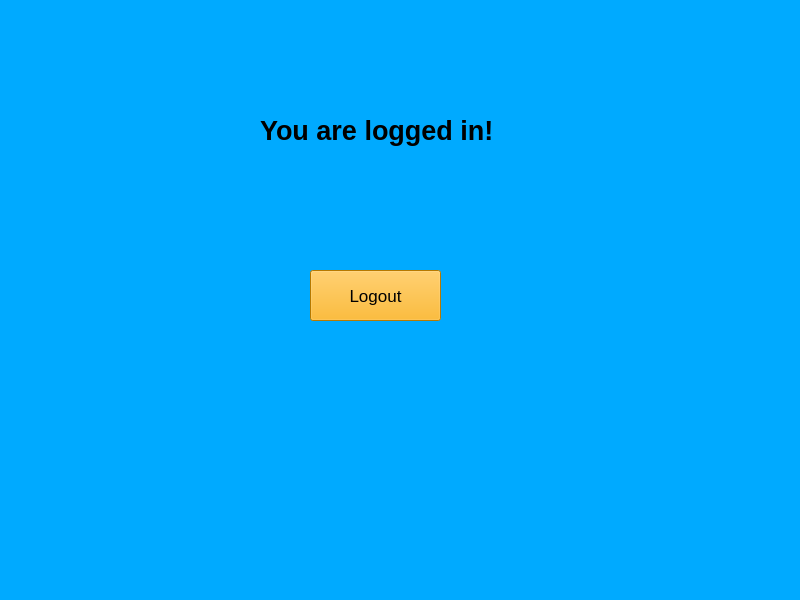
<?xml version="1.0" encoding="UTF-8"?>
<ui version="4.0">
 <class>MainWindow</class>
 <widget class="QMainWindow" name="MainWindow">
  <property name="geometry">
   <rect>
    <x>0</x>
    <y>0</y>
    <width>800</width>
    <height>600</height>
   </rect>
  </property>
  <property name="font">
   <font>
    <pointsize>13</pointsize>
    <weight>75</weight>
    <bold>true</bold>
   </font>
  </property>
  <property name="windowTitle">
   <string>MainWindow</string>
  </property>
  <property name="styleSheet">
   <string notr="true">background-color: rgb(0, 170, 255);</string>
  </property>
  <widget class="QWidget" name="centralwidget">
   <widget class="QLabel" name="label">
    <property name="geometry">
     <rect>
      <x>260</x>
      <y>90</y>
      <width>251</width>
      <height>81</height>
     </rect>
    </property>
    <property name="font">
     <font>
      <pointsize>20</pointsize>
      <weight>75</weight>
      <bold>true</bold>
     </font>
    </property>
    <property name="text">
     <string>You are logged in!</string>
    </property>
   </widget>
   <widget class="QPushButton" name="pushButton">
    <property name="geometry">
     <rect>
      <x>310</x>
      <y>270</y>
      <width>131</width>
      <height>51</height>
     </rect>
    </property>
    <property name="font">
     <font>
      <pointsize>13</pointsize>
     </font>
    </property>
    <property name="styleSheet">
     <string notr="true">background-color: rgb(255, 170, 0);</string>
    </property>
    <property name="text">
     <string>Logout</string>
    </property>
   </widget>
  </widget>
  <widget class="QMenuBar" name="menubar">
   <property name="geometry">
    <rect>
     <x>0</x>
     <y>0</y>
     <width>800</width>
     <height>21</height>
    </rect>
   </property>
  </widget>
  <widget class="QStatusBar" name="statusbar"/>
 </widget>
 <resources/>
 <connections/>
</ui>
